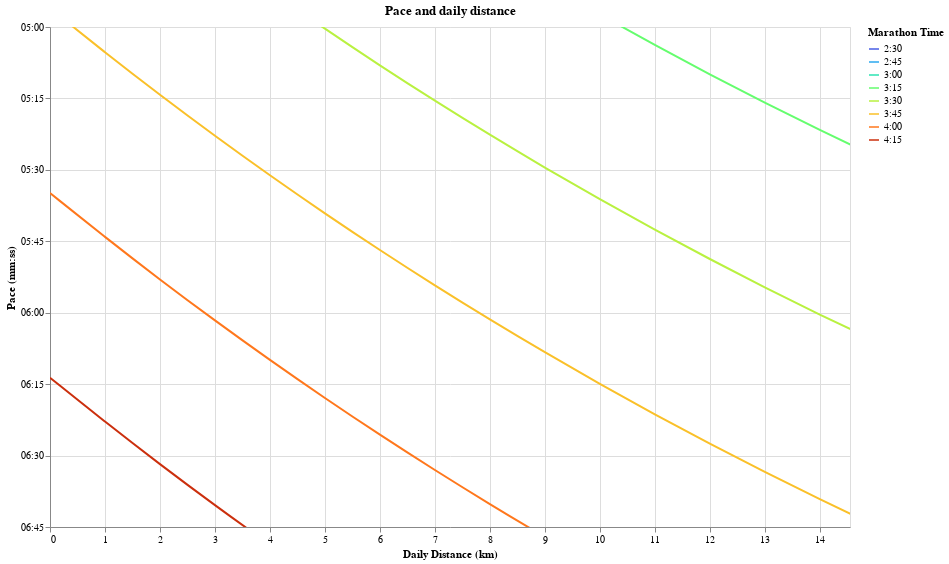

Here is the notebook cell this chart was saved with:
### Code cell
marathon_times = (
    alt.Chart(times_df)
    .mark_line(interpolate="basis")
    .encode(
        x=alt.X(
            "km_day:Q",
            title="Daily Distance (km)",
            scale=alt.Scale(
                domain=[0, daily_df.loc[start_date:last_date].distance_km.max()]
            ),
        ),
        y=alt.Y(
            "pace:Q",
            title="Pace (mm:ss)",
            scale=alt.Scale(
                reverse=True,
                zero=False,
                domain=(300, 405),
            ),
            axis=alt.Axis(
                values=pace_ticks_values,
                labelExpr="datum.value > 0 ? timeFormat(datum.value * 1000, '%M:%S') : ''",
            ),
        ),
        color=alt.Color(
            "marathon_time:N",
            title="Marathon Time",
            scale=alt.Scale(scheme="turbo"),
            legend=alt.Legend(
                labelExpr="floor(datum.value) + ':' + (floor((datum.value % 1) * 60) < 10 ? '0' : '') + floor((datum.value % 1) * 60)"
            ),
        ),
        tooltip=[
            alt.Tooltip("km_day:Q", title="Distance (km)"),
            alt.Tooltip("formatted_pace:N", title="Pace (mm:ss)"),
            alt.Tooltip("marathon_time:Q", title="Marathon time (hours)"),
        ],
    )
    .properties(width=800, height=500, title="Pace and daily distance")
    .interactive()
)

marathon_times.show()

### Figure 1 — Vega-Lite specification as saved in the notebook (floating-point values rounded to 4 significant figures; data arrays with more than 128 entries replaced by an {"elided": "..."} marker saying what was removed)
{"config": {"view": {"continuousWidth": 300, "continuousHeight": 300}}, "data": {"name": "data-12b766e5ae5d6d30aa3f53cb02070fd0"}, "mark": {"type": "line", "interpolate": "basis"}, "encoding": {"color": {"field": "marathon_time", "legend": {"labelExpr": "floor(datum.value) + ':' + (floor((datum.value % 1) * 60) < 10 ? '0' : '') + floor((datum.value % 1) * 60)"}, "scale": {"scheme": "turbo"}, "title": "Marathon Time", "type": "nominal"}, "tooltip": [{"field": "km_day", "title": "Distance (km)", "type": "quantitative"}, {"field": "formatted_pace", "title": "Pace (mm:ss)", "type": "nominal"}, {"field": "marathon_time", "title": "Marathon time (hours)", "type": "quantitative"}], "x": {"field": "km_day", "scale": {"domain": [0, 14.55]}, "title": "Daily Distance (km)", "type": "quantitative"}, "y": {"axis": {"labelExpr": "datum.value > 0 ? timeFormat(datum.value * 1000, '%M:%S') : ''", "values": [240, 255, 270, 285, 300, 315, 330, 345, 360, 375, 390, 405, 420, 435, 450, 465]}, "field": "pace", "scale": {"domain": [300, 405], "reverse": true, "zero": false}, "title": "Pace (mm:ss)", "type": "quantitative"}}, "height": 500, "params": [{"name": "param_2", "select": {"type": "interval", "encodings": ["x", "y"]}, "bind": "scales"}], "title": "Pace and daily distance", "width": 800, "$schema": "https://vega.github.io/schema/vega-lite/v5.17.0.json", "datasets": {"data-12b766e5ae5d6d30aa3f53cb02070fd0": {"elided": "400 records"}}}
